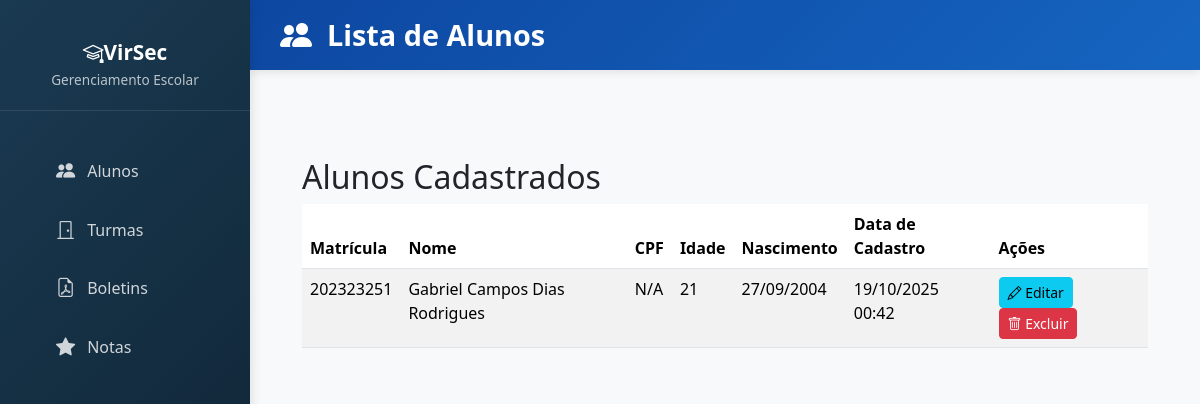
/alunos/lista/, run on an earlier commit of the app's database.
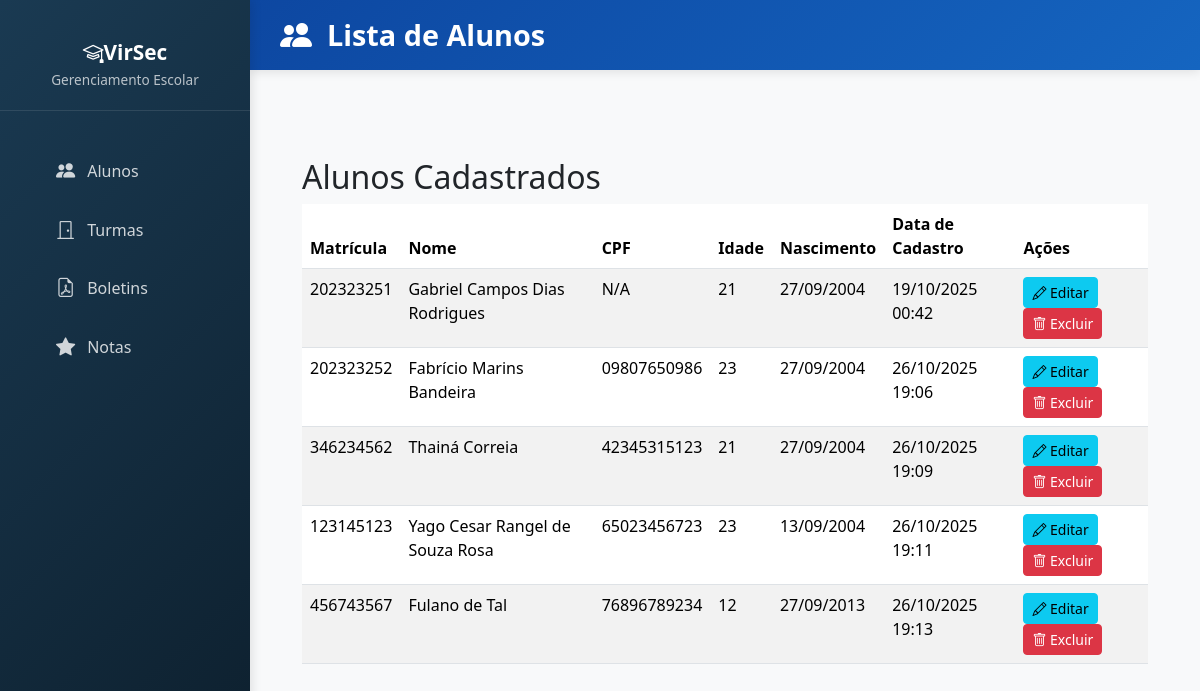
And on a later commit of the database.
### alunos/models.py (models this page shows, shortened)
class Aluno(models.Model):
    matricula = models.CharField(max_length=9, unique=True)
    nome = models.CharField(max_length=100)
    cpf = models.CharField(max_length=11, unique=True, null=True, blank=True)
    idade = models.IntegerField()
    nascimento = models.DateField()
    data_cadastro = models.DateTimeField(auto_now_add=True)

### alunos/views.py (the view)
# urls.py: path('lista/', AlunoListView.as_view(), name='aluno_list'),
class AlunoListView(ListView):
    model = Aluno
    template_name = 'alunos/aluno_list.html'
    context_object_name = 'alunos'
    def get_context_data(self, **kwargs):
        context = super().get_context_data(**kwargs)
        context['titulo'] = 'Lista de Alunos'
        return context

### alunos/templates/alunos/aluno_list.html (shortened to what this page needs)
{% load static %}
<!DOCTYPE html>
<html lang="pt-br">
    <head>
        <link rel="stylesheet" href="{% static 'css/bootstrap.min.css' %}">
        <link rel="stylesheet" href="https://cdn.jsdelivr.net/npm/bootstrap-icons@1.11.3/font/bootstrap-icons.min.css">
        <link rel="stylesheet" href="{% static 'css/main.css' %}">
    </head>
    <body>
        <aside class="sidebar">
            <div class="sidebar-brand">
                <h4><i class="bi bi-mortarboard"></i>VirSec</h4>
                <p>Gerenciamento Escolar</p>
            </div>
            <ul class="sidebar-nav">
                <li><a href="{% url 'alunos:aluno_list' %}"><i class="bi bi-people-fill"></i> Alunos</a></li>
                <li><a href="#turmas"><i class="bi bi-door-closed"></i> Turmas</a></li>
                <li><a href="#boletins"><i class="bi bi-file-earmark-pdf"></i> Boletins</a></li>
                <li><a href="#notas"><i class="bi bi-star-fill"></i> Notas</a></li>
            </ul>
        </aside>
        <header class="header">
            <h1><i class="bi bi-people-fill"></i> Lista de Alunos</h1>
        </header>
        <main class="main-content">
            <div class="container mt-5">
                <h2>Alunos Cadastrados</h2>
                {% if alunos %}
                <table class="table table-striped table-hover">
                    <thead>
                        <tr>
                            <th scope="col">Matrícula</th>
                            <th scope="col">Nome</th>
                            <th scope="col">CPF</th>
                            <th scope="col">Idade</th>
                            <th scope="col">Nascimento</th>
                            <th scope="col">Data de Cadastro</th>
                            <th scope="col">Ações</th>
                        </tr>
                    </thead>
                    <tbody>
                        {% for aluno in alunos %}
                        <tr>
                            <td>{{ aluno.matricula }}</td>
                            <td>{{ aluno.nome }}</td>
                            <td>{{ aluno.cpf|default:"N/A" }}</td>
                            <td>{{ aluno.idade }}</td>
                            <td>{{ aluno.nascimento|date:"d/m/Y" }}</td>
                            <td>{{ aluno.data_cadastro|date:"d/m/Y H:i" }}</td>
                            <td>
                                <a href="#" class="btn btn-sm btn-info"><i class="bi bi-pencil"></i> Editar</a>
                                <a href="#" class="btn btn-sm btn-danger"><i class="bi bi-trash"></i> Excluir</a>
                            </td>
                        </tr>
                        {% endfor %}
                    </tbody>
                </table>
                {% else %}
                <div class="alert alert-warning" role="alert">
                    Nenhum aluno cadastrado.
                </div>
                {% endif %}
            </div>
        </main>
    </body>
</html>

### static/css/main.css (style rules this page uses)
* { margin: 0; padding: 0; box-sizing: border-box; }
body { font-family: 'Segoe UI', Tahoma, Geneva, Verdana, sans-serif; background-color: #f8f9fa; }
.sidebar { position: fixed; left: 0; top: 0; width: 250px; height: 100vh; background: linear-gradient(135deg, #1a3a52 0%, #0d1f2d 100%); padding: 20px 0; box-shadow: 2px 0 10px rgba(0, 0, 0, 0.1); z-index: 1000; }
.sidebar-brand { padding: 20px; text-align: center; border-bottom: 1px solid rgba(255, 255, 255, 0.1); margin-bottom: 30px; }
.sidebar-brand h4 { color: white; font-weight: 700; margin-bottom: 5px; font-size: 1.3rem; }
.sidebar-brand p { color: rgba(255, 255, 255, 0.7); font-size: 0.85rem; margin: 0; }
.sidebar-nav { list-style: none; }
.sidebar-nav li { margin: 0; }
.sidebar-nav a { display: flex; align-items: center; padding: 15px 20px; color: rgba(255, 255, 255, 0.8); text-decoration: none; transition: all 0.3s ease; border-left: 4px solid transparent; }
.sidebar-nav a i { margin-right: 12px; font-size: 1.2rem; }
.header { position: fixed; top: 0; left: 250px; right: 0; height: 70px; background: linear-gradient(135deg, #0d47a1 0%, #1565c0 100%); display: flex; align-items: center; padding: 0 30px; box-shadow: 0 2px 10px rgba(0, 0, 0, 0.1); z-index: 999; }
.header h1 { color: white; font-size: 1.8rem; font-weight: 700; margin: 0; display: flex; align-items: center; }
.header i { margin-right: 15px; font-size: 2rem; }
.main-content { margin-left: 250px; margin-top: 70px; padding: 40px; min-height: calc(100vh - 70px); }

What changed in the data, as far as the page shows it:
added Aluno: matricula "202323252", nome "Fabrício Marins Bandeira", cpf "09807650986", idade "23", nascimento "27/09/2004", data_cadastro "26/10/2025 19:06"
added Aluno: matricula "346234562", nome "Thainá Correia", cpf "42345315123", idade "21", nascimento "27/09/2004", data_cadastro "26/10/2025 19:09"
added Aluno: matricula "123145123", nome "Yago Cesar Rangel de Souza Rosa", cpf "65023456723", idade "23", nascimento "13/09/2004", data_cadastro "26/10/2025 19:11"
added Aluno: matricula "456743567", nome "Fulano de Tal", cpf "76896789234", idade "12", nascimento "27/09/2013", data_cadastro "26/10/2025 19:13"
